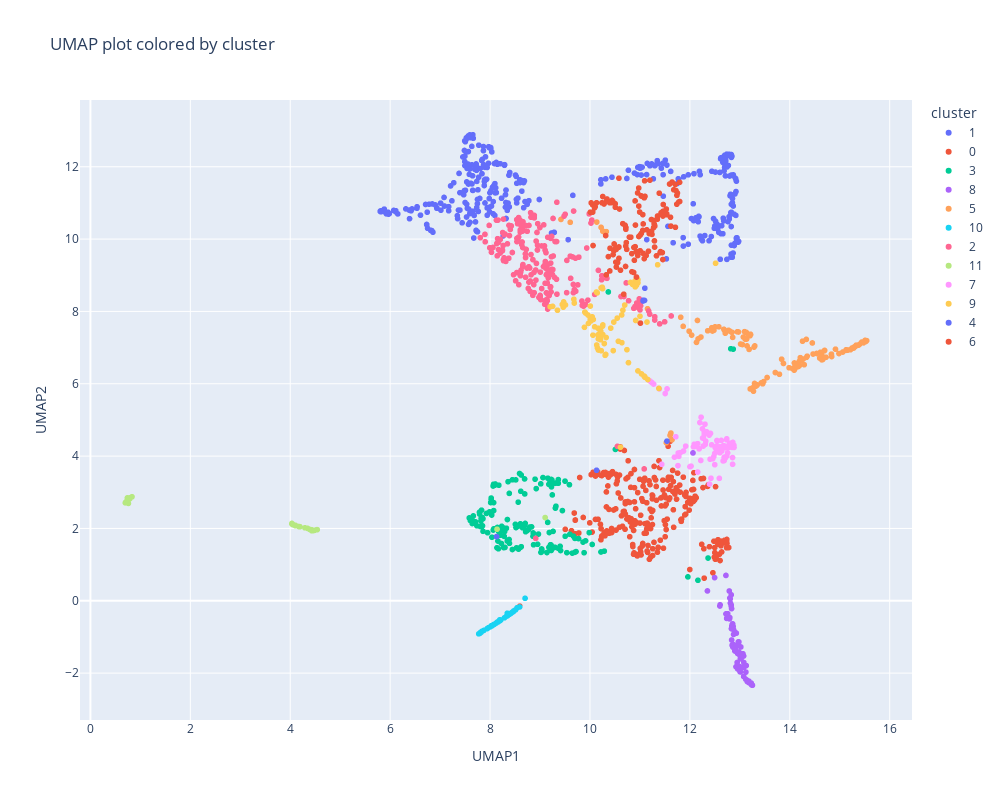

Here is the notebook cell this chart was saved with:
### Markdown cell above
## Dimensionality reduction using UMAP
Run and visualise UMAP embedding;<br>
Default settings for UMAPs hyperparemeters are used. If you wish to finetune UMAPs parameters, uncomment and execute the collapsed cell below. <br>
For information on the usage and parameters of UMAP please refer to the documentation https://umap-learn.readthedocs.io/en/latest/index.html<br>
and or read the corresponding publication: Jacob H. Levine et al., https://doi.org/10.48550/arXiv.1802.03426;<br>
<br>
**Note:** UMAP will be excuted using default parameters. To set a random state (for reproducible results) or change other parameters, uncomment the code below line 5 in the cell below and edit the parameters.

### Code cell
# UMAP embedding
reducer = umap.UMAP()

# UMAP with hyperparameters
# Uncomment the following lines to use specific parameters
# reducer = umap.UMAP(
#     n_neighbors=30,
#     min_dist=0.3,
#     metric="euclidean",
#     random_state=42,
# )

embedding = reducer.fit_transform(scaled_df[list(cluster_channels.value)])
embedding_df = pd.DataFrame(embedding, columns=["UMAP1", "UMAP2"])
# add cluster column
embedding_df["cluster"] = pd.Categorical(
    communities, ordered=True, categories=sorted(set(communities))
)

# plot embedding
fig = px.scatter(
    embedding_df,
    x="UMAP1",
    y="UMAP2",
    color="cluster",
    hover_data=[embedding_df.index],
    color_continuous_scale="jet",
    title="UMAP plot colored by cluster",
    width=1000,
    height=800,
)

fig.show(renderer='jupyterlab')

### Figure 1 — Plotly figure (JSON) as saved in the notebook; plotly's stock layout.template omitted (floating-point values rounded to 4 significant figures; data arrays with more than 128 entries replaced by an {"elided": "..."} marker saying what was removed)
{"data": [{"customdata": {"elided": "207x1 int values"}, "hovertemplate": "cluster=1<br>UMAP1=%{x}<br>UMAP2=%{y}<br>index=%{customdata[0]}<extra></extra>", "legendgroup": "1", "marker": {"color": "#636efa", "symbol": "circle"}, "mode": "markers", "name": "1", "showlegend": true, "type": "scattergl", "x": {"elided": "207 float values"}, "xaxis": "x", "y": {"elided": "207 float values"}, "yaxis": "y"}, {"customdata": {"elided": "255x1 int values"}, "hovertemplate": "cluster=0<br>UMAP1=%{x}<br>UMAP2=%{y}<br>index=%{customdata[0]}<extra></extra>", "legendgroup": "0", "marker": {"color": "#EF553B", "symbol": "circle"}, "mode": "markers", "name": "0", "showlegend": true, "type": "scattergl", "x": {"elided": "255 float values"}, "xaxis": "x", "y": {"elided": "255 float values"}, "yaxis": "y"}, {"customdata": {"elided": "154x1 int values"}, "hovertemplate": "cluster=3<br>UMAP1=%{x}<br>UMAP2=%{y}<br>index=%{customdata[0]}<extra></extra>", "legendgroup": "3", "marker": {"color": "#00cc96", "symbol": "circle"}, "mode": "markers", "name": "3", "showlegend": true, "type": "scattergl", "x": {"elided": "154 float values"}, "xaxis": "x", "y": {"elided": "154 float values"}, "yaxis": "y"}, {"customdata": [[3], [15], [19], [26], [65], [101], [148], [291], [339], [370], [415], [422], [428], [442], [489], [496], [511], [539], [566], [582], [583], [593], [628], [636], [653], [654], [660], [673], [695], [716], [720], [741], [744], [749], [753], [756], [779], [781], [792], [805], [818], [822], [825], [833], [840], [841], [846], [858], [861], [865], [866], [872], [874], [883], [900], [906], [907], [916], [918], [928], [933], [936], [972], [975], [980], [985], [994], [999], [1027], [1045], [1046], [1054], [1068], [1072], [1100], [1126], [1329], [1367], [1479], [1482], [1499], [1507], [1532]], "hovertemplate": "cluster=8<br>UMAP1=%{x}<br>UMAP2=%{y}<br>index=%{customdata[0]}<extra></extra>", "legendgroup": "8", "marker": {"color": "#ab63fa", "symbol": "circle"}, "mode": "markers", "name": "8", "showlegend": true, "type": "scattergl", "x": [13.14, 13.05, 13.23, 12.9, 12.74, 13.0, 12.97, 12.6, 13.16, 13.18, 12.81, 12.99, 13.04, 13.24, 12.91, 13.19, 13.05, 12.96, 13.01, 12.93, 12.84, 13.06, 13.12, 12.88, 12.61, 12.8, 13.15, 13.23, 13.25, 13.13, 12.93, 13.08, 12.49, 12.79, 12.86, 12.96, 12.84, 12.98, 12.8, 13.0, 12.92, 12.92, 13.01, 12.98, 13.01, 12.86, 13.12, 12.83, 12.76, 12.87, 12.96, 12.06, 12.95, 12.72, 12.95, 12.92, 12.87, 12.85, 12.85, 12.86, 13.02, 12.81, 12.83, 13.08, 12.83, 12.35, 12.72, 12.9, 13.0, 12.83, 12.85, 13.08, 12.87, 12.86, 13.18, 13.18, 13.18, 12.99, 12.82, 13.08, 13.02, 12.79, 12.97], "xaxis": "x", "y": [-2.197, -1.528, -2.276, -1.387, -0.4874, -1.518, -1.816, -0.144, -2.21, -2.226, 0.05474, -1.819, -1.566, -2.328, -1.39, -2.259, -1.468, -1.21, -1.606, -0.8962, -0.701, -1.466, -2.17, -0.8069, -0.1117, -0.4654, -2.235, -2.316, -2.335, -1.792, -1.405, -2.094, 0.6407, -0.4997, -1.282, -1.883, -1.084, -1.137, 0.07596, -1.96, -1.287, -1.387, -1.862, -1.417, -1.968, -1.205, -1.972, -0.7713, -0.3596, -0.7869, -1.838, 4.088, -1.706, -0.3628, -1.458, -1.824, -0.7075, -0.7207, -0.662, -0.6757, -1.859, -0.06386, -0.142, -1.842, -0.2165, 0.2726, 0.7011, -0.8688, -1.479, 0.165, -1.228, -1.707, -0.9307, -0.6375, -2.224, -2.263, -2.225, -1.425, -0.1031, -1.525, -1.277, 0.2708, -1.137], "yaxis": "y"}, {"customdata": {"elided": "131x1 int values"}, "hovertemplate": "cluster=5<br>UMAP1=%{x}<br>UMAP2=%{y}<br>index=%{customdata[0]}<extra></extra>", "legendgroup": "5", "marker": {"color": "#FFA15A", "symbol": "circle"}, "mode": "markers", "name": "5", "showlegend": true, "type": "scattergl", "x": {"elided": "131 float values"}, "xaxis": "x", "y": {"elided": "131 float values"}, "yaxis": "y"}, {"customdata": [[17], [49], [60], [100], [114], [120], [181], [183], [230], [276], [336], [410], [418], [424], [437], [481], [605], [610], [645], [677], [782], [804], [844], [867], [876], [934], [948], [964], [1031], [1038], [1061], [1066], [1095], [1120], [1185], [1287], [1304], [1326], [1343], [1347], [1460], [1490]], "hovertemplate": "cluster=10<br>UMAP1=%{x}<br>UMAP2=%{y}<br>index=%{customdata[0]}<extra></extra>", "legendgroup": "10", "marker": {"color": "#19d3f3", "symbol": "circle"}, "mode": "markers", "name": "10", "showlegend": true, "type": "scattergl", "x": [8.345, 8.14, 8.351, 8.469, 8.009, 8.288, 8.197, 8.7, 7.811, 8.214, 7.811, 7.821, 7.773, 8.415, 8.079, 7.942, 8.202, 8.024, 8.438, 8.511, 8.036, 7.836, 7.793, 8.391, 8.157, 8.125, 8.471, 8.064, 8.069, 7.966, 7.803, 8.45, 7.872, 7.802, 7.802, 8.194, 8.418, 8.08, 8.592, 8.329, 8.541, 8.163], "xaxis": "x", "y": [-0.3444, -0.5954, -0.4131, -0.2962, -0.7157, -0.4705, -0.549, 0.06878, -0.8726, -0.5323, -0.8792, -0.872, -0.914, -0.3475, -0.6544, -0.7695, -0.5427, -0.6916, -0.3239, -0.2504, -0.6937, -0.8454, -0.9004, -0.3734, -0.58, -0.615, -0.2817, -0.6656, -0.662, -0.746, -0.8907, -0.3117, -0.8209, -0.8897, -0.8907, -0.5273, -0.3479, -0.6535, -0.1712, -0.4261, -0.1943, -0.5832], "yaxis": "y"}, {"customdata": {"elided": "206x1 int values"}, "hovertemplate": "cluster=2<br>UMAP1=%{x}<br>UMAP2=%{y}<br>index=%{customdata[0]}<extra></extra>", "legendgroup": "2", "marker": {"color": "#FF6692", "symbol": "circle"}, "mode": "markers", "name": "2", "showlegend": true, "type": "scattergl", "x": {"elided": "206 float values"}, "xaxis": "x", "y": {"elided": "206 float values"}, "yaxis": "y"}, {"customdata": [[27], [44], [66], [74], [75], [84], [86], [91], [94], [113], [136], [141], [150], [179], [194], [196], [200], [212], [213], [215], [217], [220], [221], [227], [237], [241], [251], [254], [267], [273], [292], [319], [345], [365], [373], [380], [381], [445], [961]], "hovertemplate": "cluster=11<br>UMAP1=%{x}<br>UMAP2=%{y}<br>index=%{customdata[0]}<extra></extra>", "legendgroup": "11", "marker": {"color": "#B6E880", "symbol": "circle"}, "mode": "markers", "name": "11", "showlegend": true, "type": "scattergl", "x": [4.484, 4.531, 4.393, 0.7298, 4.169, 0.7664, 4.058, 0.7605, 0.7967, 0.7103, 4.194, 4.294, 0.8324, 4.349, 0.7533, 0.7355, 0.7612, 0.7789, 4.033, 4.472, 0.7404, 0.7689, 0.7856, 0.7922, 4.098, 4.45, 0.6995, 0.7129, 4.042, 0.7384, 4.433, 4.034, 8.14, 4.104, 0.7022, 4.425, 0.7061, 4.54, 9.102], "xaxis": "x", "y": [1.945, 1.967, 1.971, 2.756, 2.054, 2.82, 2.107, 2.692, 2.85, 2.729, 2.049, 2.018, 2.876, 2.0, 2.781, 2.761, 2.824, 2.833, 2.126, 1.95, 2.845, 2.815, 2.819, 2.829, 2.079, 1.939, 2.708, 2.731, 2.113, 2.765, 1.936, 2.138, 1.979, 2.085, 2.71, 1.965, 2.721, 1.966, 2.301], "yaxis": "y"}, {"customdata": [[33], [39], [107], [128], [162], [171], [240], [349], [354], [382], [387], [399], [411], [457], [458], [462], [470], [521], [571], [613], [634], [644], [656], [657], [697], [742], [747], [762], [765], [768], [799], [806], [839], [864], [879], [881], [882], [904], [909], [921], [932], [939], [940], [978], [983], [984], [1002], [1016], [1030], [1042], [1043], [1067], [1070], [1075], [1102], [1106], [1130], [1147], [1148], [1176], [1195], [1197], [1207], [1250], [1268], [1286], [1296], [1297], [1314], [1315], [1397], [1398], [1401], [1427], [1429], [1437], [1439], [1446], [1448], [1451], [1454], [1468], [1470], [1500], [1504], [1509], [1519]], "hovertemplate": "cluster=7<br>UMAP1=%{x}<br>UMAP2=%{y}<br>index=%{customdata[0]}<extra></extra>", "legendgroup": "7", "marker": {"color": "#FF97FF", "symbol": "circle"}, "mode": "markers", "name": "7", "showlegend": true, "type": "scattergl", "x": [12.55, 12.63, 11.38, 12.84, 12.02, 12.3, 12.54, 11.69, 12.4, 12.34, 12.77, 12.29, 12.67, 11.72, 11.77, 12.25, 12.65, 12.68, 11.27, 12.7, 11.24, 11.76, 12.46, 12.83, 11.16, 12.75, 12.39, 12.31, 12.74, 12.27, 12.7, 12.11, 12.0, 12.5, 12.79, 12.88, 12.16, 11.81, 12.5, 12.53, 11.54, 12.2, 12.64, 12.07, 12.48, 12.39, 12.27, 12.29, 12.32, 12.44, 11.92, 12.52, 12.25, 12.85, 11.87, 12.83, 12.59, 12.42, 12.71, 12.74, 12.71, 12.53, 11.23, 11.51, 12.32, 12.71, 12.16, 12.22, 12.18, 12.22, 12.88, 11.39, 12.86, 11.78, 12.6, 12.74, 12.86, 12.6, 12.09, 12.41, 11.44, 12.67, 12.51, 12.59, 11.2, 12.69, 12.85], "xaxis": "x", "y": [4.41, 4.434, 5.878, 4.241, 3.723, 4.883, 4.432, 3.972, 3.915, 4.672, 4.238, 4.658, 4.29, 4.534, 4.085, 4.755, 4.268, 3.966, 5.992, 4.28, 6.03, 3.737, 3.926, 4.265, 6.118, 4.089, 3.226, 4.327, 4.45, 4.499, 4.233, 4.269, 3.706, 4.074, 4.344, 4.3, 4.344, 4.096, 3.763, 4.266, 5.858, 4.927, 4.138, 4.257, 3.987, 4.579, 4.277, 4.607, 4.413, 4.312, 4.276, 4.2, 4.5, 3.96, 4.141, 4.361, 4.257, 3.389, 4.236, 4.478, 3.944, 4.264, 6.046, 5.73, 4.634, 3.975, 3.559, 3.879, 4.2, 5.075, 4.239, 5.858, 3.774, 3.994, 4.155, 4.003, 4.379, 4.094, 4.328, 4.628, 3.773, 3.867, 4.235, 3.385, 6.081, 3.877, 4.265], "yaxis": "y"}, {"customdata": [[37], [46], [52], [54], [64], [78], [80], [90], [108], [116], [125], [154], [208], [228], [263], [275], [388], [448], [459], [497], [510], [523], [527], [529], [555], [564], [578], [638], [640], [663], [678], [690], [903], [910], [913], [920], [935], [1001], [1023], [1050], [1077], [1096], [1113], [1123], [1179], [1204], [1225], [1230], [1232], [1237], [1240], [1253], [1265], [1275], [1282], [1319], [1337], [1338], [1339], [1352], [1354], [1356], [1365], [1368], [1399], [1425], [1508], [1514], [1518], [1521], [1533], [1537], [1540], [1541], [1544], [1546], [1548]], "hovertemplate": "cluster=9<br>UMAP1=%{x}<br>UMAP2=%{y}<br>index=%{customdata[0]}<extra></extra>", "legendgroup": "9", "marker": {"color": "#FECB52", "symbol": "circle"}, "mode": "markers", "name": "9", "showlegend": true, "type": "scattergl", "x": [10.25, 10.14, 9.686, 10.42, 10.22, 9.678, 10.0, 10.04, 11.16, 10.1, 10.26, 10.22, 10.25, 11.0, 10.24, 10.93, 10.23, 10.63, 10.91, 10.85, 10.66, 11.36, 10.81, 10.69, 10.15, 10.96, 10.01, 10.96, 11.08, 12.51, 10.61, 10.91, 10.29, 9.202, 10.96, 10.06, 9.349, 10.48, 10.13, 11.38, 10.16, 10.07, 10.21, 9.253, 9.961, 9.89, 10.55, 11.03, 9.473, 10.17, 11.09, 10.26, 10.32, 10.77, 9.897, 9.51, 9.445, 9.97, 10.57, 10.47, 10.74, 10.22, 10.22, 9.911, 9.465, 10.16, 10.64, 10.91, 10.14, 11.14, 10.32, 10.17, 11.09, 10.2, 10.3, 11.1, 10.02], "xaxis": "x", "y": [7.593, 8.513, 8.232, 7.539, 7.453, 8.337, 7.785, 7.851, 6.118, 7.575, 7.627, 8.651, 8.629, 7.867, 8.67, 8.723, 6.913, 7.902, 8.68, 8.746, 8.036, 9.29, 8.801, 8.176, 6.988, 8.875, 8.149, 8.793, 6.212, 9.331, 4.245, 8.852, 7.112, 8.13, 6.355, 7.344, 8.033, 7.705, 8.537, 5.87, 7.355, 7.778, 7.22, 8.141, 7.9, 7.561, 7.816, 6.272, 8.264, 7.241, 6.201, 7.359, 7.28, 6.584, 7.982, 8.179, 8.191, 7.669, 7.174, 6.916, 6.942, 7.33, 7.34, 7.956, 8.118, 7.537, 7.136, 7.75, 7.072, 7.707, 6.812, 6.934, 6.189, 7.452, 6.786, 6.177, 7.737], "yaxis": "y"}, {"customdata": {"elided": "144x1 int values"}, "hovertemplate": "cluster=4<br>UMAP1=%{x}<br>UMAP2=%{y}<br>index=%{customdata[0]}<extra></extra>", "legendgroup": "4", "marker": {"color": "#636efa", "symbol": "circle"}, "mode": "markers", "name": "4", "showlegend": true, "type": "scattergl", "x": {"elided": "144 float values"}, "xaxis": "x", "y": {"elided": "144 float values"}, "yaxis": "y"}, {"customdata": [[111], [158], [163], [169], [175], [177], [178], [180], [188], [189], [190], [191], [199], [201], [202], [205], [207], [209], [210], [218], [222], [223], [226], [232], [242], [244], [249], [261], [262], [278], [282], [290], [302], [303], [311], [327], [328], [333], [362], [367], [369], [378], [379], [384], [389], [393], [404], [406], [414], [419], [425], [438], [444], [452], [463], [466], [469], [475], [476], [483], [485], [493], [494], [501], [502], [506], [513], [514], [518], [526], [534], [535], [541], [544], [547], [553], [556], [559], [565], [570], [572], [579], [586], [587], [588], [592], [594], [597], [601], [602], [604], [607], [614], [621], [622], [627], [633], [642], [648], [649], [658], [667], [669], [676], [681], [682], [684], [693], [702], [1170], [1186], [1187], [1196], [1205], [1224], [1226], [1246], [1247], [1254], [1278], [1289], [1305], [1335], [1372]], "hovertemplate": "cluster=6<br>UMAP1=%{x}<br>UMAP2=%{y}<br>index=%{customdata[0]}<extra></extra>", "legendgroup": "6", "marker": {"color": "#EF553B", "symbol": "circle"}, "mode": "markers", "name": "6", "showlegend": true, "type": "scattergl", "x": [10.98, 11.09, 11.1, 11.59, 10.37, 10.02, 11.39, 10.4, 11.28, 10.05, 10.24, 11.33, 11.06, 10.99, 11.23, 11.35, 10.52, 10.46, 11.46, 10.33, 10.79, 11.54, 11.46, 11.79, 10.4, 11.27, 11.54, 11.61, 11.72, 10.93, 11.74, 11.8, 10.55, 11.47, 11.62, 10.84, 10.52, 11.53, 11.64, 10.73, 10.61, 10.06, 10.68, 10.98, 10.72, 11.02, 10.98, 11.71, 10.95, 10.48, 10.9, 11.09, 11.03, 10.58, 10.84, 11.46, 11.2, 11.24, 11.03, 11.01, 11.35, 10.71, 10.5, 11.47, 11.17, 11.71, 11.19, 11.07, 11.14, 10.58, 11.45, 11.09, 11.4, 10.58, 10.89, 11.29, 10.46, 10.44, 10.72, 11.74, 10.34, 10.96, 10.9, 10.87, 10.44, 11.75, 11.78, 10.28, 10.4, 11.0, 10.66, 11.42, 10.33, 10.43, 11.27, 11.68, 10.82, 10.72, 10.74, 10.59, 10.51, 11.29, 11.06, 10.88, 11.3, 11.12, 10.7, 10.93, 11.23, 10.31, 10.26, 10.06, 10.48, 10.58, 10.1, 10.51, 10.91, 10.09, 11.06, 10.01, 10.53, 11.41, 10.13, 10.51], "xaxis": "x", "y": [10.07, 11.61, 11.18, 11.52, 9.516, 11.0, 11.27, 9.747, 10.42, 10.95, 11.0, 9.538, 10.68, 10.75, 10.54, 10.55, 9.716, 9.571, 10.77, 9.011, 10.05, 10.67, 10.64, 11.57, 9.119, 10.52, 10.7, 10.6, 11.34, 9.653, 10.96, 11.04, 9.351, 10.76, 10.36, 9.097, 9.363, 10.83, 11.58, 9.903, 9.141, 9.822, 8.476, 10.91, 9.807, 11.2, 11.41, 11.51, 11.28, 9.675, 11.06, 11.14, 11.19, 9.782, 9.598, 9.435, 11.63, 10.13, 10.16, 10.12, 10.64, 9.243, 10.98, 10.96, 9.665, 10.33, 10.15, 10.42, 10.26, 9.776, 9.628, 9.459, 9.626, 9.47, 9.414, 9.951, 11.04, 11.07, 10.27, 11.21, 11.11, 9.547, 9.79, 9.078, 11.01, 11.27, 11.03, 10.97, 11.0, 9.678, 10.43, 10.73, 11.04, 11.03, 10.32, 11.36, 10.05, 10.32, 9.717, 10.83, 10.88, 9.779, 10.24, 9.769, 10.36, 9.547, 10.38, 8.95, 10.21, 10.1, 11.18, 10.75, 9.865, 11.68, 10.89, 9.716, 10.39, 10.87, 9.606, 10.74, 9.228, 9.654, 11.0, 9.735], "yaxis": "y"}], "layout": {"height": 800, "legend": {"title": {"text": "cluster"}, "tracegroupgap": 0}, "title": {"text": "UMAP plot colored by cluster"}, "width": 1000, "xaxis": {"anchor": "y", "domain": [0, 1], "title": {"text": "UMAP1"}}, "yaxis": {"anchor": "x", "domain": [0, 1], "title": {"text": "UMAP2"}}}}
